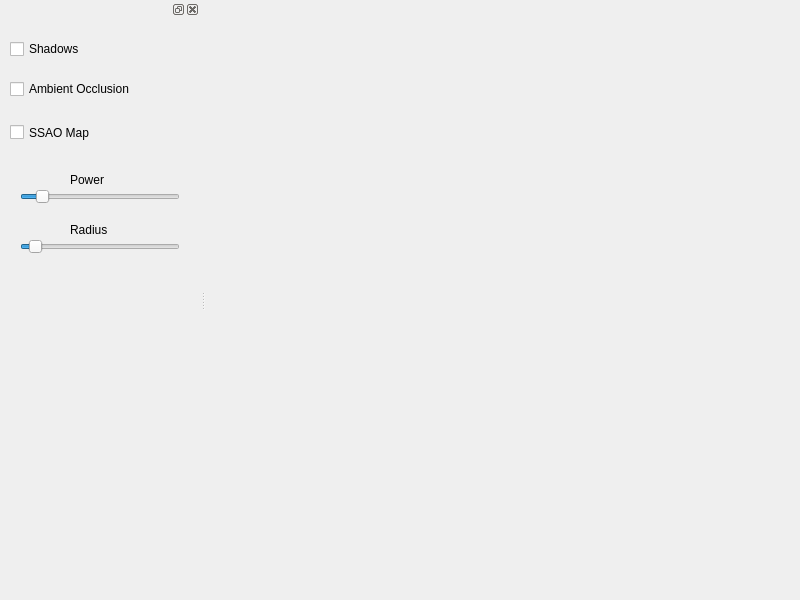
<?xml version="1.0" encoding="UTF-8"?>
<ui version="4.0">
 <class>MainWindow</class>
 <widget class="QMainWindow" name="MainWindow">
  <property name="geometry">
   <rect>
    <x>0</x>
    <y>0</y>
    <width>800</width>
    <height>600</height>
   </rect>
  </property>
  <property name="windowTitle">
   <string>Welcome to the Museum!</string>
  </property>
  <widget class="QWidget" name="centralWidget">
   <layout class="QHBoxLayout" name="horizontalLayout">
    <property name="leftMargin">
     <number>0</number>
    </property>
    <property name="topMargin">
     <number>0</number>
    </property>
    <property name="rightMargin">
     <number>0</number>
    </property>
    <property name="bottomMargin">
     <number>0</number>
    </property>
    <item>
     <widget class="View" name="view" native="true"/>
    </item>
   </layout>
  </widget>
  <widget class="QDockWidget" name="controls">
   <property name="minimumSize">
    <size>
     <width>200</width>
     <height>89</height>
    </size>
   </property>
   <attribute name="dockWidgetArea">
    <number>1</number>
   </attribute>
   <widget class="QWidget" name="control_objects">
    <property name="minimumSize">
     <size>
      <width>50</width>
      <height>50</height>
     </size>
    </property>
    <widget class="QCheckBox" name="shadows">
     <property name="geometry">
      <rect>
       <x>10</x>
       <y>20</y>
       <width>87</width>
       <height>20</height>
      </rect>
     </property>
     <property name="text">
      <string>Shadows</string>
     </property>
    </widget>
    <widget class="QCheckBox" name="ambient_occlusion">
     <property name="geometry">
      <rect>
       <x>10</x>
       <y>60</y>
       <width>181</width>
       <height>20</height>
      </rect>
     </property>
     <property name="text">
      <string>Ambient Occlusion</string>
     </property>
    </widget>
    <widget class="QSlider" name="power">
     <property name="geometry">
      <rect>
       <x>20</x>
       <y>170</y>
       <width>160</width>
       <height>16</height>
      </rect>
     </property>
     <property name="cursor">
      <cursorShape>ArrowCursor</cursorShape>
     </property>
     <property name="autoFillBackground">
      <bool>false</bool>
     </property>
     <property name="inputMethodHints">
      <set>Qt::ImhNone</set>
     </property>
     <property name="minimum">
      <number>0</number>
     </property>
     <property name="maximum">
      <number>100</number>
     </property>
     <property name="value">
      <number>10</number>
     </property>
     <property name="tracking">
      <bool>true</bool>
     </property>
     <property name="orientation">
      <enum>Qt::Horizontal</enum>
     </property>
     <property name="invertedAppearance">
      <bool>false</bool>
     </property>
     <property name="tickPosition">
      <enum>QSlider::NoTicks</enum>
     </property>
     <property name="tickInterval">
      <number>1</number>
     </property>
    </widget>
    <widget class="QSlider" name="radius">
     <property name="geometry">
      <rect>
       <x>20</x>
       <y>220</y>
       <width>160</width>
       <height>16</height>
      </rect>
     </property>
     <property name="minimum">
      <number>5</number>
     </property>
     <property name="maximum">
      <number>100</number>
     </property>
     <property name="value">
      <number>10</number>
     </property>
     <property name="sliderPosition">
      <number>10</number>
     </property>
     <property name="orientation">
      <enum>Qt::Horizontal</enum>
     </property>
    </widget>
    <widget class="QLabel" name="label">
     <property name="geometry">
      <rect>
       <x>70</x>
       <y>150</y>
       <width>84</width>
       <height>21</height>
      </rect>
     </property>
     <property name="text">
      <string>Power</string>
     </property>
    </widget>
    <widget class="QLabel" name="label_3">
     <property name="geometry">
      <rect>
       <x>70</x>
       <y>200</y>
       <width>84</width>
       <height>21</height>
      </rect>
     </property>
     <property name="text">
      <string>Radius</string>
     </property>
    </widget>
    <widget class="QCheckBox" name="ssao_map">
     <property name="geometry">
      <rect>
       <x>10</x>
       <y>100</y>
       <width>101</width>
       <height>27</height>
      </rect>
     </property>
     <property name="text">
      <string>SSAO Map</string>
     </property>
    </widget>
   </widget>
  </widget>
 </widget>
 <layoutdefault spacing="6" margin="11"/>
 <customwidgets>
  <customwidget>
   <class>View</class>
   <extends>QWidget</extends>
   <header>view.h</header>
  </customwidget>
 </customwidgets>
 <resources/>
 <connections/>
</ui>
